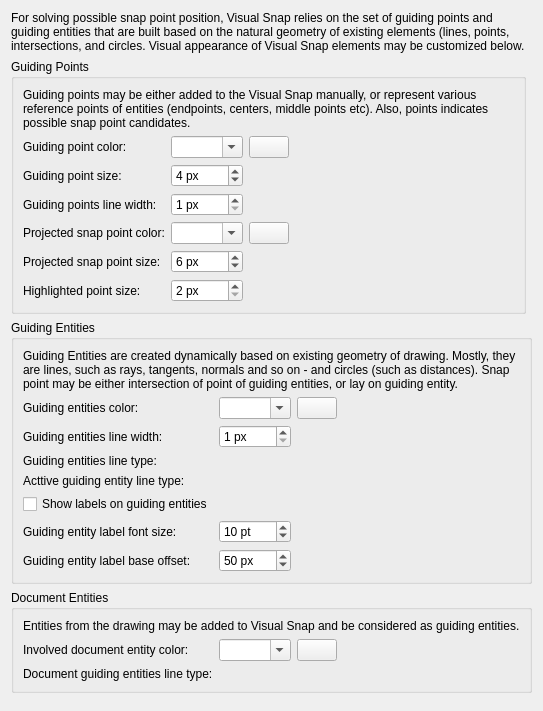
<?xml version="1.0" encoding="UTF-8"?>
<ui version="4.0">
 <class>LC_SettingsPageSnapVisualAppearance</class>
 <widget class="QWidget" name="LC_SettingsPageSnapVisualAppearance">
  <property name="geometry">
   <rect>
    <x>0</x>
    <y>0</y>
    <width>533</width>
    <height>711</height>
   </rect>
  </property>
  <layout class="QGridLayout" name="gridLayout_2">
   <item row="5" column="0">
    <spacer name="verticalSpacer">
     <property name="orientation">
      <enum>Qt::Orientation::Vertical</enum>
     </property>
     <property name="sizeHint" stdset="0">
      <size>
       <width>0</width>
       <height>0</height>
      </size>
     </property>
    </spacer>
   </item>
   <item row="4" column="0" colspan="2">
    <widget class="QGroupBox" name="groupBox_3">
     <property name="title">
      <string>Document Entities</string>
     </property>
     <layout class="QGridLayout" name="gridLayout_5">
      <item row="2" column="1">
       <widget class="QG_LineTypeBox" name="wDocGuidingEntityLineType" native="true">
        <property name="toolTip">
         <string>Document Guiding Entities Line Type

Line type for document entities that are part of Visual Snap</string>
        </property>
       </widget>
      </item>
      <item row="1" column="1">
       <widget class="LC_ContentAdjustableComboBox" name="cbColorVisualSnapDocumentEntity">
        <property name="toolTip">
         <string>Document Entity Color

Color of document entities, explicitly added to Visual Snap.</string>
        </property>
        <property name="editable">
         <bool>true</bool>
        </property>
       </widget>
      </item>
      <item row="1" column="2">
       <widget class="LC_ColorButton" name="pbVisualSnapDocEntitiesColor">
        <property name="toolTip">
         <string>Document Entity

Click to select color.</string>
        </property>
       </widget>
      </item>
      <item row="1" column="3">
       <spacer name="horizontalSpacer_3">
        <property name="orientation">
         <enum>Qt::Orientation::Horizontal</enum>
        </property>
        <property name="sizeHint" stdset="0">
         <size>
          <width>40</width>
          <height>20</height>
         </size>
        </property>
       </spacer>
      </item>
      <item row="1" column="0">
       <widget class="QLabel" name="label_58">
        <property name="text">
         <string>Involved document entity color:</string>
        </property>
        <property name="buddy">
         <cstring>cbColorVisualSnapDocumentEntity</cstring>
        </property>
       </widget>
      </item>
      <item row="2" column="0">
       <widget class="QLabel" name="label_5">
        <property name="text">
         <string>Document guiding entities line type:</string>
        </property>
       </widget>
      </item>
      <item row="0" column="0" colspan="4">
       <widget class="QLabel" name="label_7">
        <property name="text">
         <string>Entities from the drawing may be added to Visual Snap and be considered as guiding entities.</string>
        </property>
       </widget>
      </item>
     </layout>
    </widget>
   </item>
   <item row="0" column="0" colspan="2">
    <widget class="QLabel" name="label">
     <property name="text">
      <string>For solving possible snap point position, Visual Snap relies on the set of guiding points and guiding entities that are built based on the natural geometry of existing elements (lines, points, intersections, and circles. Visual appearance of Visual Snap elements may be customized below.</string>
     </property>
     <property name="wordWrap">
      <bool>true</bool>
     </property>
    </widget>
   </item>
   <item row="2" column="0" colspan="2">
    <widget class="QGroupBox" name="groupBox">
     <property name="title">
      <string>Guiding Entities</string>
     </property>
     <layout class="QGridLayout" name="gridLayout_3">
      <item row="3" column="1">
       <widget class="QG_LineTypeBox" name="wGuidingEntityLineType" native="true">
        <property name="toolTip">
         <string>Guiding Entities Line Type

Line type for guiding entities that are part of Visual Snap</string>
        </property>
       </widget>
      </item>
      <item row="4" column="0">
       <widget class="QLabel" name="label_5">
        <property name="text">
         <string>Acttive guiding entity line type:</string>
        </property>
        <property name="buddy">
         <cstring>wActiveGuidingEntityLineType</cstring>
        </property>
       </widget>
      </item>
      <item row="4" column="1">
       <widget class="QG_LineTypeBox" name="wActiveGuidingEntityLineType" native="true">
        <property name="toolTip">
         <string>Active Guiding Entities Line Type

Line type for active guiding line that are part of Visual Snap</string>
        </property>
       </widget>
      </item>
      <item row="3" column="0">
       <widget class="QLabel" name="label_5">
        <property name="text">
         <string>Guiding entities line type:</string>
        </property>
       </widget>
      </item>
      <item row="1" column="2">
       <widget class="LC_ColorButton" name="pbVisualSnapGuideEntitiesColor">
        <property name="toolTip">
         <string>Guiding Entities

Click to select color.</string>
        </property>
       </widget>
      </item>
      <item row="6" column="0">
       <widget class="QLabel" name="label_65">
        <property name="text">
         <string>Guiding entity label font size:</string>
        </property>
        <property name="buddy">
         <cstring>sbVisualSnapGuidingLabelsFontSize</cstring>
        </property>
       </widget>
      </item>
      <item row="1" column="1">
       <widget class="LC_ContentAdjustableComboBox" name="cbColorVisualSnapGuideEntities">
        <property name="toolTip">
         <string>Guiding Entities Color

Color for guiding entities used in Visual Snap.</string>
        </property>
        <property name="editable">
         <bool>true</bool>
        </property>
       </widget>
      </item>
      <item row="2" column="0">
       <widget class="QLabel" name="label_2">
        <property name="text">
         <string>Guiding entities line width:</string>
        </property>
       </widget>
      </item>
      <item row="5" column="0">
       <widget class="QCheckBox" name="cbVSShowLabelsOnGuides">
        <property name="toolTip">
         <string>Show Guiding Entities Labels

If enabled, labels for visual snap guiding entities will be snown.
Otherwise - no labels.</string>
        </property>
        <property name="text">
         <string>Show labels on guiding entities</string>
        </property>
       </widget>
      </item>
      <item row="7" column="0">
       <widget class="QLabel" name="label_66">
        <property name="text">
         <string>Guiding entity label base offset:</string>
        </property>
        <property name="buddy">
         <cstring>sbVSGuidingEntityLabelOffset</cstring>
        </property>
       </widget>
      </item>
      <item row="6" column="1">
       <widget class="QSpinBox" name="sbVisualSnapGuidingLabelsFontSize">
        <property name="toolTip">
         <string>Labels Font Size

Size of font, in points, used for displaying labels for guiding entities.</string>
        </property>
        <property name="suffix">
         <string> pt</string>
        </property>
        <property name="minimum">
         <number>4</number>
        </property>
        <property name="maximum">
         <number>24</number>
        </property>
        <property name="value">
         <number>10</number>
        </property>
       </widget>
      </item>
      <item row="2" column="1">
       <widget class="QSpinBox" name="sbGuidingEntitiesLineWidth">
        <property name="toolTip">
         <string>Guiding Entities Line Width

Defines screen width for guiding entities (in pixels).</string>
        </property>
        <property name="suffix">
         <string> px</string>
        </property>
        <property name="minimum">
         <number>1</number>
        </property>
        <property name="maximum">
         <number>6</number>
        </property>
       </widget>
      </item>
      <item row="1" column="0">
       <widget class="QLabel" name="label_43">
        <property name="text">
         <string>Guiding entities color:</string>
        </property>
        <property name="buddy">
         <cstring>cbColorVisualSnapGuideEntities</cstring>
        </property>
       </widget>
      </item>
      <item row="1" column="3">
       <spacer name="horizontalSpacer">
        <property name="orientation">
         <enum>Qt::Orientation::Horizontal</enum>
        </property>
        <property name="sizeHint" stdset="0">
         <size>
          <width>0</width>
          <height>0</height>
         </size>
        </property>
       </spacer>
      </item>
      <item row="7" column="1">
       <widget class="QSpinBox" name="sbVSGuidingEntityLabelOffset">
        <property name="toolTip">
         <string>Labels Offset

Offset of the guiding label from projected snap point, in pixels.</string>
        </property>
        <property name="suffix">
         <string> px</string>
        </property>
        <property name="maximum">
         <number>200</number>
        </property>
        <property name="value">
         <number>50</number>
        </property>
       </widget>
      </item>
      <item row="0" column="0" colspan="4">
       <widget class="QLabel" name="label_4">
        <property name="text">
         <string>Guiding Entities are created dynamically based on existing geometry of drawing. Mostly, they are lines, such as rays, tangents, normals and so on - and circles (such as distances). Snap point may be either intersection of point of guiding entities, or lay on guiding entity.</string>
        </property>
        <property name="wordWrap">
         <bool>true</bool>
        </property>
       </widget>
      </item>
     </layout>
    </widget>
   </item>
   <item row="1" column="0">
    <widget class="QGroupBox" name="groupBox_2">
     <property name="title">
      <string>Guiding Points</string>
     </property>
     <layout class="QGridLayout" name="gridLayout_4">
      <item row="4" column="0">
       <widget class="QLabel" name="label_57">
        <property name="text">
         <string>Projected snap point color:</string>
        </property>
        <property name="buddy">
         <cstring>cbColorVisualSnapProjectedSnap</cstring>
        </property>
       </widget>
      </item>
      <item row="3" column="0">
       <widget class="QLabel" name="label_6">
        <property name="text">
         <string>Guiding points line width:</string>
        </property>
        <property name="buddy">
         <cstring>sbGuidingPointsLIneWidth</cstring>
        </property>
       </widget>
      </item>
      <item row="5" column="1">
       <widget class="QSpinBox" name="sbVisualSnapProjectedSnapSize">
        <property name="toolTip">
         <string>Projected Snap Point

Size of marker for projected snap point (like intersection), in pixels.</string>
        </property>
        <property name="suffix">
         <string> px</string>
        </property>
        <property name="minimum">
         <number>2</number>
        </property>
        <property name="maximum">
         <number>24</number>
        </property>
        <property name="value">
         <number>6</number>
        </property>
       </widget>
      </item>
      <item row="3" column="1">
       <widget class="QSpinBox" name="sbGuidingPointsLIneWidth">
        <property name="toolTip">
         <string>Guiding Points Line Width

Screen width (in pixels) for guiding points that are part of Visual Snap solution.</string>
        </property>
        <property name="suffix">
         <string> px</string>
        </property>
        <property name="minimum">
         <number>1</number>
        </property>
        <property name="maximum">
         <number>6</number>
        </property>
       </widget>
      </item>
      <item row="3" column="3">
       <spacer name="horizontalSpacer_2">
        <property name="orientation">
         <enum>Qt::Orientation::Horizontal</enum>
        </property>
        <property name="sizeHint" stdset="0">
         <size>
          <width>40</width>
          <height>20</height>
         </size>
        </property>
       </spacer>
      </item>
      <item row="1" column="0">
       <widget class="QLabel" name="label_44">
        <property name="text">
         <string>Guiding point color:</string>
        </property>
        <property name="buddy">
         <cstring>cbColorVisualSnapVertexes</cstring>
        </property>
       </widget>
      </item>
      <item row="6" column="1">
       <widget class="QSpinBox" name="sbVisualSnapHighlightedVertexSize">
        <property name="toolTip">
         <string>Higlighted Guiding Point

Size of the marker used to draw guiding point
that is added to visual snap system.</string>
        </property>
        <property name="suffix">
         <string> px</string>
        </property>
        <property name="minimum">
         <number>2</number>
        </property>
        <property name="maximum">
         <number>24</number>
        </property>
       </widget>
      </item>
      <item row="4" column="1">
       <widget class="LC_ContentAdjustableComboBox" name="cbColorVisualSnapProjectedSnap">
        <property name="toolTip">
         <string>Projected Snap Point

Color of possible projected snap point.</string>
        </property>
        <property name="editable">
         <bool>true</bool>
        </property>
       </widget>
      </item>
      <item row="5" column="0">
       <widget class="QLabel" name="label_54">
        <property name="text">
         <string>Projected snap point size:</string>
        </property>
        <property name="buddy">
         <cstring>sbVisualSnapProjectedSnapSize</cstring>
        </property>
       </widget>
      </item>
      <item row="1" column="2">
       <widget class="LC_ColorButton" name="pbVisualSnapVertexesColor">
        <property name="toolTip">
         <string>Guiding Points

Click to select color.</string>
        </property>
       </widget>
      </item>
      <item row="2" column="1">
       <widget class="QSpinBox" name="sbVisualSnapVertexSize">
        <property name="toolTip">
         <string>Guding Point Size

Size of marker for visual snap guiding points, in pixels.</string>
        </property>
        <property name="suffix">
         <string> px</string>
        </property>
        <property name="minimum">
         <number>2</number>
        </property>
        <property name="maximum">
         <number>24</number>
        </property>
        <property name="value">
         <number>4</number>
        </property>
       </widget>
      </item>
      <item row="6" column="0">
       <widget class="QLabel" name="label_55">
        <property name="text">
         <string>Highlighted point size:</string>
        </property>
        <property name="buddy">
         <cstring>sbVisualSnapHighlightedVertexSize</cstring>
        </property>
       </widget>
      </item>
      <item row="4" column="2">
       <widget class="LC_ColorButton" name="pbVisualSnapProjectedSnapColor">
        <property name="toolTip">
         <string>Projected Snap Point

Click to select color.</string>
        </property>
       </widget>
      </item>
      <item row="2" column="0">
       <widget class="QLabel" name="label_45">
        <property name="text">
         <string>Guiding point size:</string>
        </property>
        <property name="buddy">
         <cstring>sbVisualSnapVertexSize</cstring>
        </property>
       </widget>
      </item>
      <item row="1" column="1">
       <widget class="LC_ContentAdjustableComboBox" name="cbColorVisualSnapVertexes">
        <property name="toolTip">
         <string>Guiding Point Color

Color of guiding points in visual snap.</string>
        </property>
        <property name="editable">
         <bool>true</bool>
        </property>
       </widget>
      </item>
      <item row="0" column="0" colspan="4">
       <widget class="QLabel" name="label_3">
        <property name="text">
         <string>Guiding points may be either added to the Visual Snap manually, or represent various reference points of entities (endpoints, centers, middle points etc). Also, points indicates possible snap point candidates.</string>
        </property>
        <property name="wordWrap">
         <bool>true</bool>
        </property>
       </widget>
      </item>
     </layout>
    </widget>
   </item>
  </layout>
 </widget>
 <customwidgets>
  <customwidget>
   <class>LC_ColorButton</class>
   <extends>QPushButton</extends>
   <header>lc_color_button.h</header>
  </customwidget>
  <customwidget>
   <class>QG_LineTypeBox</class>
   <extends>QWidget</extends>
   <header>qg_linetypebox.h</header>
  </customwidget>
         <customwidget>
             <class>LC_ContentAdjustableComboBox</class>
             <extends>QComboBox</extends>
             <header location="global">lc_content_adjustable_combo_box.h</header>
         </customwidget>
 </customwidgets>
 <resources/>
 <connections/>
</ui>
